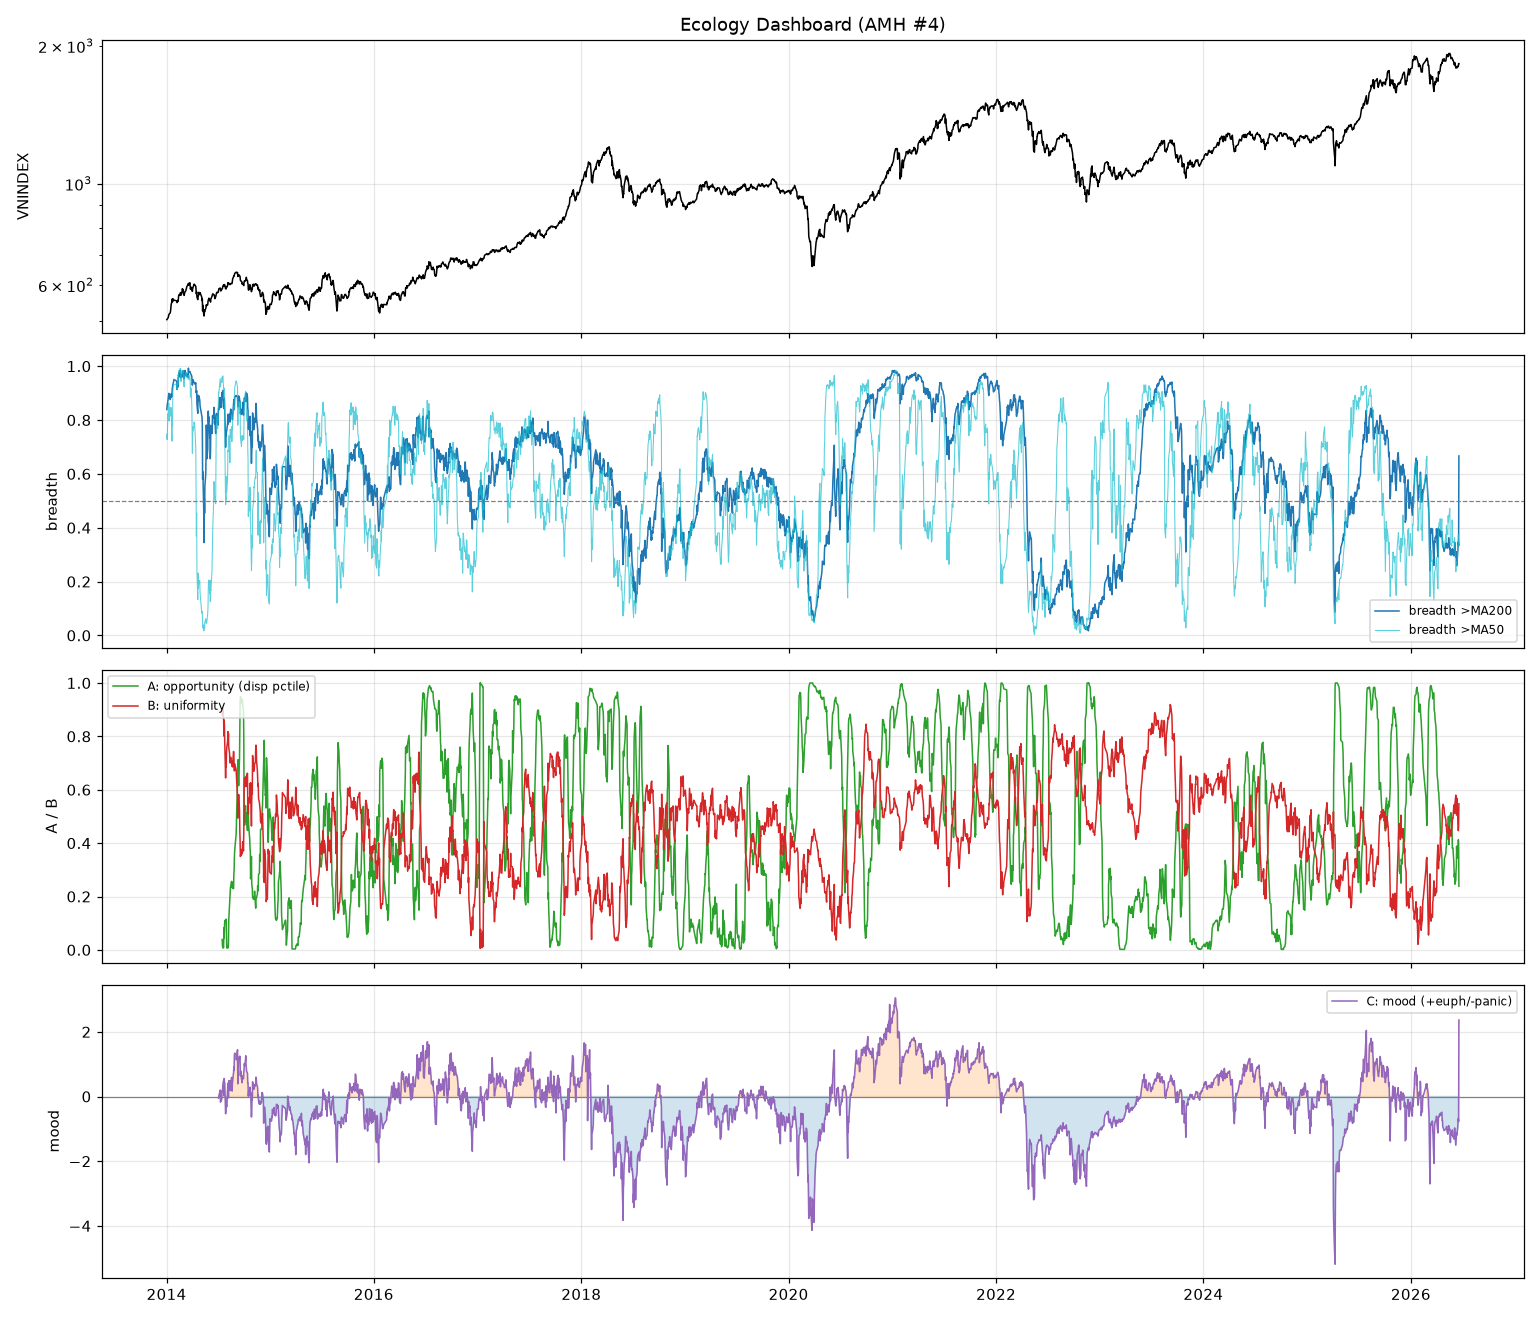

This figure's Python source:
"""
Ecology Dashboard (AMH proposal #4)
===================================
AMH (Lo): crowds are WISE when diverse, MAD when uniform. Bubbles & crashes =
diversity of opinion collapsing to one side. This gauges the market ECOLOGY along
three axes and tests the core claim that crowd-uniformity extremes precede
reversals (mean-reversion of sentiment).

Axes (daily, liquid ticker_prune universe, causal):
  A. OPPORTUNITY  — cross-sectional return dispersion (wide = stock-picker's
                    market / rich edge set; narrow = macro-driven / crowded)
  B. UNIFORMITY   — breadth extremity |breadth-0.5|*2 (0 balanced/diverse,
                    1 everyone on one side) ; + low dispersion reinforces
  C. SENTIMENT    — directional mood (+euphoria / -panic) from breadth,
                    overbought-minus-oversold, and median PB_z (valuation greed)
  MADNESS = |mood| : distance from neutral, i.e. how far the crowd has herded.
  DIVERGENCE      — price up while breadth weak (late-cycle topping tell).

Validation: forward VNINDEX return by mood decile -> contrarian monotonicity
confirms "uniformity precedes reversal".

Inputs : data/ecology_panel.csv (breadth/disp/sentiment), data/dt5g_vnindex.csv (state+px)
Outputs: data/ecology_dashboard.csv, ecology_dashboard.png, data/ecology_now.md
Run: python ecology_dashboard.py
"""
import sys, os, subprocess
try:
    sys.stdout.reconfigure(encoding="utf-8")
except Exception:
    pass
import numpy as np
import pandas as pd
import matplotlib
matplotlib.use("Agg")
import matplotlib.pyplot as plt

WORKDIR = r"/home/trido/thanhdt/WorkingClaude"
ECO = WORKDIR + r"/data/ecology_panel.csv"
STATEF = WORKDIR + r"/data/dt5g_vnindex.csv"

_PROJ = "lithe-record-440915-m9"
_ECO_SQL = '''WITH base AS (
  SELECT t.time, SAFE_DIVIDE(t.Close, NULLIF(t.Close_T1,0))-1 AS ret,
    IF(t.Close>t.MA200,1,0) AS a200, IF(t.Close>t.MA50,1,0) AS a50,
    SAFE_DIVIDE(t.PB-t.PB_MA5Y, NULLIF(t.PB_SD5Y,0)) AS pb_z, t.D_RSI
  FROM tav2_bq.ticker_prune AS t
  WHERE t.time>="2014-01-01" AND t.ticker!="VNINDEX"
    AND COALESCE(t.Price,t.Close)*t.Volume>=1e9 AND t.MA200 IS NOT NULL AND t.Close_T1 IS NOT NULL)
SELECT b.time, COUNT(*) AS n, ROUND(AVG(b.a200),4) AS breadth200, ROUND(AVG(b.a50),4) AS breadth50,
  ROUND(STDDEV(b.ret),5) AS disp, ROUND(APPROX_QUANTILES(b.pb_z,100)[OFFSET(50)],3) AS pbz_med,
  ROUND(AVG(IF(b.D_RSI<0.3,1.0,0)),4) AS pct_oversold, ROUND(AVG(IF(b.D_RSI>0.7,1.0,0)),4) AS pct_overbought
FROM base AS b GROUP BY b.time ORDER BY b.time'''
_DT5G_SQL = '''SELECT s.time, CAST(s.state AS INT64) AS state, v.Close AS vnindex
FROM tav2_bq.vnindex_5state_dt5g_live AS s
JOIN (SELECT t.time, t.Close FROM tav2_bq.ticker AS t WHERE t.ticker="VNINDEX") AS v ON s.time=v.time
ORDER BY s.time'''


def refresh_panels():
    for sql, out in [(_ECO_SQL, ECO), (_DT5G_SQL, STATEF)]:
        cmd = (f"bq query --use_legacy_sql=false --project_id={_PROJ} --format=csv "
               f"--max_rows=20000 '{sql}' > '{out.replace(chr(92), '/')}'")
        r = subprocess.run(["bash", "-lc", cmd], capture_output=True, text=True)
        if r.returncode != 0:
            print("[refresh] FAILED:", r.stderr[-800:]); sys.exit(1)
    print("[refresh] ecology_panel + dt5g_vnindex pulled from BQ.")
WIN = 504          # rolling normalization window (~2y), causal
STATE_LBL = {1: "CRISIS", 2: "BEAR", 3: "NEUTRAL", 4: "BULL", 5: "EXBULL"}


def rz(s, win=WIN):
    """Causal rolling z-score."""
    m = s.rolling(win, min_periods=120).mean()
    sd = s.rolling(win, min_periods=120).std()
    return (s - m) / sd


def rpct(s, win=WIN):
    """Causal rolling percentile rank (0-1)."""
    return s.rolling(win, min_periods=120).apply(
        lambda x: (x.iloc[-1] >= x).mean(), raw=False)


def load():
    e = pd.read_csv(ECO, parse_dates=["time"])
    st = pd.read_csv(STATEF, parse_dates=["time"])[["time", "state", "vnindex"]]
    df = e.merge(st, on="time", how="left").sort_values("time").reset_index(drop=True)
    df["state"] = df["state"].ffill()
    df["vnindex"] = df["vnindex"].ffill()
    df["disp_s"] = df["disp"].rolling(10).mean()
    # Axis A: opportunity = dispersion percentile
    df["opportunity"] = rpct(df["disp_s"])
    # Axis B: uniformity = breadth extremity (+ low-dispersion reinforcement)
    df["breadth_extremity"] = (df["breadth200"] - 0.5).abs() * 2
    df["uniformity"] = (df["breadth_extremity"] + (1 - df["opportunity"])) / 2
    # Axis C: directional mood (+euphoria / -panic)
    df["mood"] = (rz(df["breadth200"]) + rz(df["pct_overbought"] - df["pct_oversold"])
                  + rz(df["pbz_med"])) / 3.0
    df["madness"] = df["mood"].abs()
    # price-breadth divergence: index 60d up while breadth below median
    df["idx_ret60"] = df["vnindex"].pct_change(60)
    df["divergence"] = np.where((df["idx_ret60"] > 0) & (df["breadth200"] < 0.5),
                                (0.5 - df["breadth200"]) * np.sign(df["idx_ret60"]), 0.0)
    # forward VNINDEX returns for validation
    df["fwd20"] = df["vnindex"].shift(-20) / df["vnindex"] - 1
    df["fwd60"] = df["vnindex"].shift(-60) / df["vnindex"] - 1
    return df


def validate(df):
    print("\n=== VALIDATION: forward VNINDEX return by MOOD decile (contrarian => uniformity precedes reversal) ===")
    d = df.dropna(subset=["mood", "fwd60"]).copy()
    d["dec"] = pd.qcut(d["mood"], 10, labels=False)
    g = d.groupby("dec").agg(mood=("mood", "mean"),
                             fwd20=("fwd20", "mean"), fwd60=("fwd60", "mean"),
                             win60=("fwd60", lambda x: (x > 0).mean()), n=("fwd60", "size"))
    g["mood"] = g["mood"].round(2); g[["fwd20", "fwd60", "win60"]] = (g[["fwd20", "fwd60", "win60"]] * 100).round(1)
    print(g.to_string())
    lo, hi = g.loc[0], g.loc[9]
    print(f"\n  PANIC (decile 0, mood {lo['mood']:.2f}):    fwd60 = {lo['fwd60']:+.1f}%  win {lo['win60']:.0f}%")
    print(f"  EUPHORIA (decile 9, mood {hi['mood']:.2f}): fwd60 = {hi['fwd60']:+.1f}%  win {hi['win60']:.0f}%")
    spread = lo['fwd60'] - hi['fwd60']
    verdict = ("CONTRARIAN (fade the crowd)" if spread > 1 else
               "PROCYCLICAL (mood persists = momentum); only deep-tail panic bounces" if spread < -1 else
               "FLAT (no market-level edge)")
    print(f"  spread (panic - euphoria) fwd60 = {spread:+.1f}pp  =>  {verdict}")
    print(f"  NOTE: deepest-panic decile-0 ({lo['fwd60']:+.1f}%) > mild-panic deciles 1-3 "
          f"=> capitulation kick lives ONLY in the extreme tail (needs DT5G-CRISIS+washout, per #3)")


def now_block(df):
    r = df.iloc[-1]
    op_p = r["opportunity"]; mood = r["mood"]
    mood_p = (df["mood"].dropna() <= mood).mean()
    lines = []
    lines.append(f"🌊 *Ecology Dashboard* (AMH#4, {r['time'].date()}, DT5G={STATE_LBL.get(r['state'],'?')})")
    lines.append(f"Breadth: {r['breadth200']*100:.0f}% >MA200 | {r['breadth50']*100:.0f}% >MA50  "
                 f"(n={int(r['n'])})")
    lines.append(f"A Opportunity (dispersion pctile): {op_p*100:.0f}%  "
                 f"({'RICH stock-pickers' if op_p>0.6 else 'CROWDED/macro' if op_p<0.4 else 'normal'})")
    lines.append(f"B Uniformity: {r['uniformity']*100:.0f}%  (breadth-extremity {r['breadth_extremity']*100:.0f}%)")
    lines.append(f"C Mood: {mood:+.2f} (pctile {mood_p*100:.0f}%) -> "
                 f"{'EUPHORIA' if mood>0.7 else 'PANIC' if mood<-0.7 else 'neutral'}  | "
                 f"madness {r['madness']:.2f} | pb_z med {r['pbz_med']:+.2f}")
    div = r["divergence"]
    if div > 0.05:
        lines.append(f"⚠️ DIVERGENCE: index up 60d but breadth only {r['breadth200']*100:.0f}% "
                     f"(narrow leadership, late-cycle tell)")
    return "\n".join(lines)


def main():
    if "--refresh" in sys.argv:
        refresh_panels()
    df = load()
    print(f"Ecology panel: {df['time'].min().date()} -> {df['time'].max().date()} | {len(df)} sessions")
    validate(df)
    block = now_block(df)
    print("\n--- NOW (data/ecology_now.md) ---\n" + block)
    with open(WORKDIR + r"/data/ecology_now.md", "w", encoding="utf-8") as f:
        f.write(block)
    df.to_csv(WORKDIR + r"/data/ecology_dashboard.csv", index=False)

    # ---- plot ----
    fig, axes = plt.subplots(4, 1, figsize=(14, 12), sharex=True)
    ax = axes[0]
    ax.plot(df["time"], df["vnindex"], color="black", lw=1)
    ax.set_yscale("log"); ax.set_ylabel("VNINDEX"); ax.set_title("Ecology Dashboard (AMH #4)")
    ax.grid(alpha=0.3)
    ax = axes[1]
    ax.plot(df["time"], df["breadth200"], color="tab:blue", lw=1, label="breadth >MA200")
    ax.plot(df["time"], df["breadth50"], color="tab:cyan", lw=0.7, alpha=0.7, label="breadth >MA50")
    ax.axhline(0.5, color="gray", ls="--", lw=0.8); ax.set_ylabel("breadth"); ax.legend(fontsize=8); ax.grid(alpha=0.3)
    ax = axes[2]
    ax.plot(df["time"], df["opportunity"], color="tab:green", lw=1, label="A: opportunity (disp pctile)")
    ax.plot(df["time"], df["uniformity"], color="tab:red", lw=1, label="B: uniformity")
    ax.set_ylabel("A / B"); ax.legend(fontsize=8); ax.grid(alpha=0.3)
    ax = axes[3]
    ax.plot(df["time"], df["mood"], color="tab:purple", lw=1, label="C: mood (+euph/-panic)")
    ax.axhline(0, color="gray", lw=0.8)
    ax.fill_between(df["time"], 0, df["mood"], where=(df["mood"] > 0), color="tab:orange", alpha=0.2)
    ax.fill_between(df["time"], 0, df["mood"], where=(df["mood"] < 0), color="tab:blue", alpha=0.2)
    ax.set_ylabel("mood"); ax.legend(fontsize=8); ax.grid(alpha=0.3)
    fig.tight_layout(); fig.savefig(WORKDIR + r"/ecology_dashboard.png", dpi=110)
    print("\nSaved: ecology_dashboard.png | data/ecology_dashboard.csv | data/ecology_now.md")


if __name__ == "__main__":
    main()
